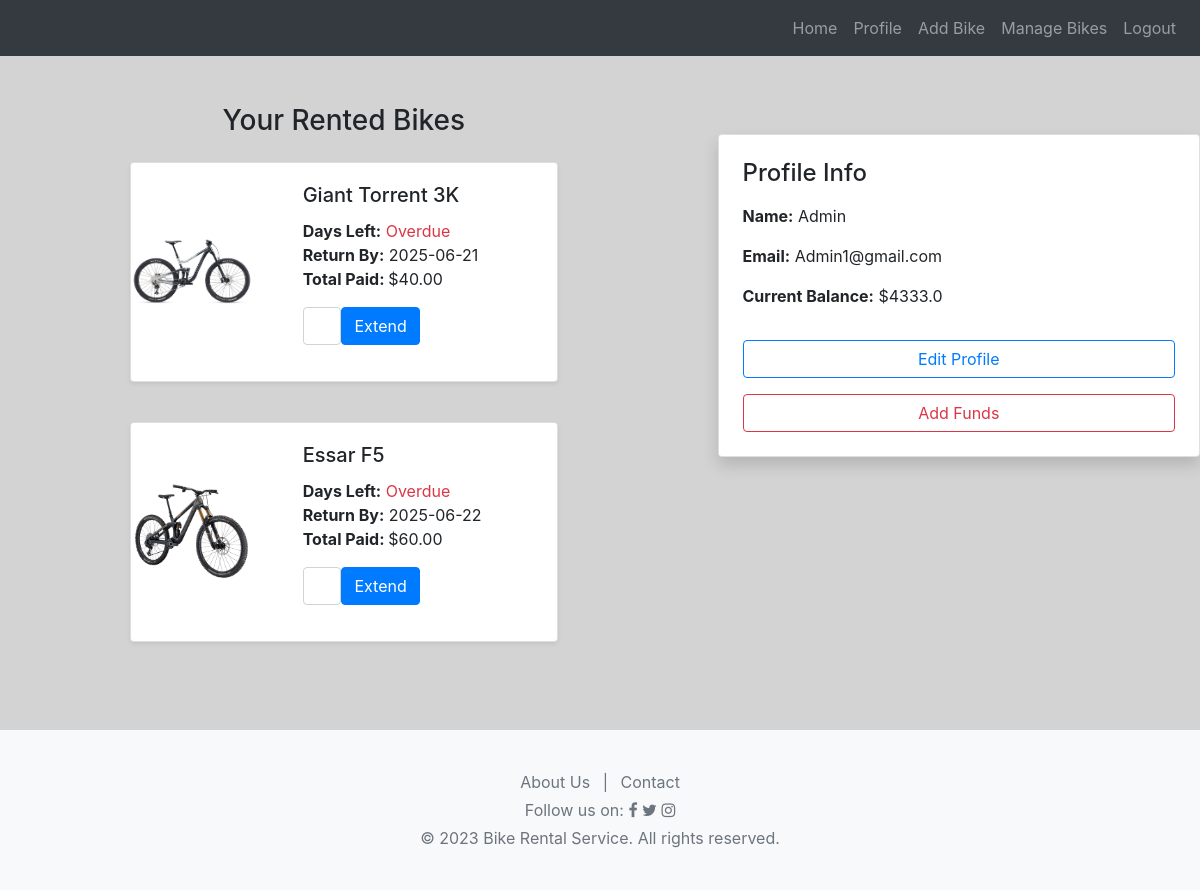
The app's page /profile (signed in) with its own data.
### website/models.py (models this page shows)
class Bike(db.Model, UserMixin):
    id = db.Column(db.Integer, primary_key=True)
    name = db.Column(db.String(150), unique=True)
    Manufacturer = db.Column(db.String(150))
    Description = db.Column(db.String(500))
    image_url = db.Column(db.String(200))
    rental_price = db.Column(db.Float)
    available = db.Column(db.Boolean, default=True)

class RentalHistory(db.Model, UserMixin):
    id = db.Column(db.Integer, primary_key=True)
    user_id = db.Column(db.Integer, db.ForeignKey('user.id'))
    bike_id = db.Column(db.Integer, db.ForeignKey('bike.id'))
    payment = db.Column(db.Float)
    rental_date = db.Column(db.DateTime)
    return_date = db.Column(db.DateTime)
    user = db.relationship('User', backref='rentals')
    bike = db.relationship('Bike', backref='rentals')

class User(db.Model, UserMixin):
    id = db.Column(db.Integer, primary_key=True)
    email = db.Column(db.String(150), unique=True)
    username = db.Column(db.String(150), unique=True)
    password = db.Column(db.String(150))
    balance = db.Column(db.Float, default=0.0)

### website/views.py (the view)
@views.route("/profile")
@login_required
def profile():
    user_rentals = current_user.rentals
    owned_bikes = {r.bike for r in user_rentals}
    return render_template("profile.html", user=current_user, user_rentals=user_rentals, owned_bikes=owned_bikes, now=datetime.utcnow())

### website/__init__.py (called while the page is built)
def create_app():
    app = Flask(__name__)
    app.config['SECRET_KEY'] = 'supersecretkey'
    app.config['SQLALCHEMY_DATABASE_URI'] = f'sqlite:///{DB_NAME}'
    db.init_app(app)
    from .views import views
    from .auth import auth
    app.register_blueprint(views, url_prefix='/')
    app.register_blueprint(auth, url_prefix='/')
    from .models import User, Bike, RentalHistory
    with app.app_context():
        db.create_all()
        print('Created Database!')
    login_manager = LoginManager()
    login_manager.login_view = 'auth.login'
    login_manager.init_app(app)
    @login_manager.user_loader
    def load_user(id):
        return User.query.get(int(id))
    return app

### website/templates/profile.html (shortened to what this page needs)
{% extends "base.html" %}
{% block content %}
<div class="container-xxl my-5">
  <div class="row">
    <div class="col-md-7">
      <h3 class="text-center">Your Rented Bikes</h3>
      {% for bike in owned_bikes %}
      {% set rental = user_rentals | selectattr("bike_id", "equalto", bike.id) | list | first %}
      {% set days_left = (rental.return_date - now).days %}
          <div class="container my-4">
  <div class="row justify-content-center">
    <div class="col-md-8">
      <div class="card mb-3 shadow-sm">
        <div class="row g-0">
          <div class="col-md-4 d-flex align-items-center">
            <img src="{{ url_for('static', filename='BikePics/' + bike.image_url) }}"
                 class="img-fluid rounded-start" alt="{{ bike.name }}">
          </div>
          <div class="col-md-8">
            <div class="card-body">
              <h5 class="card-title">{{ bike.name }}</h5>
              <p class="card-text">
                <strong>Days Left:</strong>
                {% if days_left > 0 %}
                  {{ days_left }} day{{ 's' if days_left != 1 else '' }}
                {% else %}
                  <span class="text-danger">Overdue</span>
                {% endif %}
                <br>
                <strong>Return By:</strong> {{ rental.return_date.strftime("%Y-%m-%d") }} <br>
                <strong>Total Paid: </strong> ${{ "%.2f"|format(rental.payment) }}
                <div class="d-flex gap-2 mb-3 w-50">
                    <input type="number" id="days-{{ loop.index }}" name="days" class="form-control" placeholder="Extend By" required>
                    <button class="btn btn-primary" type="submit">
                      Extend
                    </button>
                </div>
              </p>
            </div>
          </div>
        </div>
      </div>
    </div>
  </div>
</div>
      {% endfor %}
    </div>
    <div class="col-md-5 align-items-center">
      <div class="card mb-3 shadow p-4" style="margin-top: 30px;">
        <h4 class="card-title mb-3">Profile Info</h4>
        <p><strong>Name:</strong> {{ user.username }}</p>
        <p><strong>Email:</strong> {{ user.email }}</p>
        <p><strong>Current Balance:</strong> ${{ user.balance }}</p>
        <button class="btn btn-outline-primary mt-3" data-bs-toggle="modal" data-bs-target="#editProfileModal">Edit Profile</a>
        <button class="btn btn-outline-danger mt-3" data-bs-toggle="modal" data-bs-target="#addFundsModal">Add Funds</button>
      </div>
    </div>
  </div>
</div>
{% endblock %}

### website/static/css/baseCSS.css (style rules this page uses)
html, body { height: 100%; }
body { background-color:lightgray; display: flex; flex-direction: column; min-height: 100vh; }

### records on screen
Bike: image_url (picture), name "Giant Torrent 3K"
RentalHistory: return_date "2025-06-21", payment "40.00"
Bike: image_url (picture), name "Essar F5"
RentalHistory: return_date "2025-06-22", payment "60.00"
User: username "Admin", email "Admin1@gmail.com", balance "4333.0"
